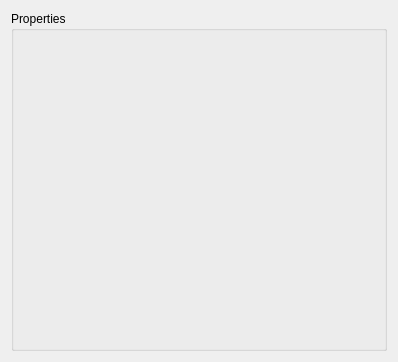
<?xml version="1.0" encoding="UTF-8"?>
<ui version="4.0">
 <class>Form</class>
 <widget class="QWidget" name="Form">
  <property name="geometry">
   <rect>
    <x>0</x>
    <y>0</y>
    <width>398</width>
    <height>362</height>
   </rect>
  </property>
  <property name="windowTitle">
   <string>Form</string>
  </property>
  <layout class="QGridLayout" name="gridLayout">
   <item row="0" column="0">
    <widget class="QScrollArea" name="scrollArea">
     <property name="frameShape">
      <enum>QFrame::NoFrame</enum>
     </property>
     <property name="lineWidth">
      <number>0</number>
     </property>
     <property name="widgetResizable">
      <bool>true</bool>
     </property>
     <widget class="QWidget" name="scrollAreaWidgetContents_2">
      <property name="geometry">
       <rect>
        <x>0</x>
        <y>0</y>
        <width>380</width>
        <height>344</height>
       </rect>
      </property>
      <layout class="QVBoxLayout" name="verticalLayout_2">
       <property name="spacing">
        <number>0</number>
       </property>
       <property name="margin">
        <number>0</number>
       </property>
       <item>
        <widget class="QGroupBox" name="uiProperties">
         <property name="title">
          <string>Properties</string>
         </property>
         <layout class="QVBoxLayout" name="verticalLayout">
          <item>
           <layout class="QHBoxLayout" name="layoutNode"/>
          </item>
          <item>
           <layout class="QHBoxLayout" name="layoutSpecs"/>
          </item>
         </layout>
        </widget>
       </item>
      </layout>
     </widget>
    </widget>
   </item>
  </layout>
 </widget>
 <resources/>
 <connections/>
</ui>
